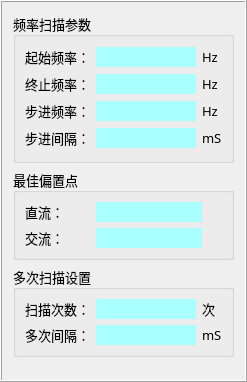
     <widget class="QFrame" name="frame_12">
      <property name="frameShape">
       <enum>QFrame::Box</enum>
      </property>
      <property name="frameShadow">
       <enum>QFrame::Raised</enum>
      </property>
      <layout class="QGridLayout" name="gridLayout">
       <item row="0" column="0">
        <widget class="QGroupBox" name="groupBox_2">
         <property name="sizePolicy">
          <sizepolicy hsizetype="Preferred" vsizetype="Fixed">
           <horstretch>0</horstretch>
           <verstretch>0</verstretch>
          </sizepolicy>
         </property>
         <property name="minimumSize">
          <size>
           <width>0</width>
           <height>150</height>
          </size>
         </property>
         <property name="font">
          <font>
           <family>微软雅黑</family>
           <pointsize>10</pointsize>
          </font>
         </property>
         <property name="styleSheet">
          <string notr="true"/>
         </property>
         <property name="title">
          <string>频率扫描参数</string>
         </property>
         <layout class="QGridLayout" name="gridLayout_7">
          <item row="0" column="1">
           <widget class="QLabel" name="lbStartFre">
            <property name="minimumSize">
             <size>
              <width>100</width>
              <height>0</height>
             </size>
            </property>
            <property name="styleSheet">
             <string notr="true">background-color: rgb(170, 255, 255);
font: 10pt &quot;微软雅黑&quot;;</string>
            </property>
            <property name="text">
             <string/>
            </property>
           </widget>
          </item>
          <item row="3" column="0">
           <widget class="QLabel" name="label_11">
            <property name="sizePolicy">
             <sizepolicy hsizetype="Fixed" vsizetype="Fixed">
              <horstretch>0</horstretch>
              <verstretch>0</verstretch>
             </sizepolicy>
            </property>
            <property name="font">
             <font>
              <family>微软雅黑</family>
              <pointsize>10</pointsize>
              <weight>50</weight>
              <italic>false</italic>
              <bold>false</bold>
             </font>
            </property>
            <property name="text">
             <string>步进间隔：</string>
            </property>
           </widget>
          </item>
          <item row="2" column="2">
           <widget class="QLabel" name="label_12">
            <property name="sizePolicy">
             <sizepolicy hsizetype="Fixed" vsizetype="Preferred">
              <horstretch>0</horstretch>
              <verstretch>0</verstretch>
             </sizepolicy>
            </property>
            <property name="font">
             <font>
              <family>微软雅黑</family>
              <pointsize>10</pointsize>
              <weight>50</weight>
              <italic>false</italic>
              <bold>false</bold>
             </font>
            </property>
            <property name="text">
             <string>Hz</string>
            </property>
           </widget>
          </item>
          <item row="0" column="0">
           <widget class="QLabel" name="label">
            <property name="sizePolicy">
             <sizepolicy hsizetype="Fixed" vsizetype="Fixed">
              <horstretch>0</horstretch>
              <verstretch>0</verstretch>
             </sizepolicy>
            </property>
            <property name="font">
             <font>
              <family>微软雅黑</family>
              <pointsize>10</pointsize>
              <weight>50</weight>
              <italic>false</italic>
              <bold>false</bold>
             </font>
            </property>
            <property name="text">
             <string>起始频率：</string>
            </property>
           </widget>
          </item>
          <item row="0" column="2">
           <widget class="QLabel" name="label_16">
            <property name="sizePolicy">
             <sizepolicy hsizetype="Fixed" vsizetype="Preferred">
              <horstretch>0</horstretch>
              <verstretch>0</verstretch>
             </sizepolicy>
            </property>
            <property name="font">
             <font>
              <family>微软雅黑</family>
              <pointsize>10</pointsize>
              <weight>50</weight>
              <italic>false</italic>
              <bold>false</bold>
             </font>
            </property>
            <property name="text">
             <string>Hz</string>
            </property>
           </widget>
          </item>
          <item row="1" column="2">
           <widget class="QLabel" name="label_13">
            <property name="sizePolicy">
             <sizepolicy hsizetype="Fixed" vsizetype="Preferred">
              <horstretch>0</horstretch>
              <verstretch>0</verstretch>
             </sizepolicy>
            </property>
            <property name="font">
             <font>
              <family>微软雅黑</family>
              <pointsize>10</pointsize>
              <weight>50</weight>
              <italic>false</italic>
              <bold>false</bold>
             </font>
            </property>
            <property name="text">
             <string>Hz</string>
            </property>
           </widget>
          </item>
          <item row="2" column="0">
           <widget class="QLabel" name="label_14">
            <property name="sizePolicy">
             <sizepolicy hsizetype="Fixed" vsizetype="Fixed">
              <horstretch>0</horstretch>
              <verstretch>0</verstretch>
             </sizepolicy>
            </property>
            <property name="font">
             <font>
              <family>微软雅黑</family>
              <pointsize>10</pointsize>
              <weight>50</weight>
              <italic>false</italic>
              <bold>false</bold>
             </font>
            </property>
            <property name="text">
             <string>步进频率：</string>
            </property>
           </widget>
          </item>
          <item row="3" column="2">
           <widget class="QLabel" name="label_15">
            <property name="sizePolicy">
             <sizepolicy hsizetype="Fixed" vsizetype="Preferred">
              <horstretch>0</horstretch>
              <verstretch>0</verstretch>
             </sizepolicy>
            </property>
            <property name="font">
             <font>
              <family>微软雅黑</family>
              <pointsize>10</pointsize>
              <weight>50</weight>
              <italic>false</italic>
              <bold>false</bold>
             </font>
            </property>
            <property name="text">
             <string>mS</string>
            </property>
           </widget>
          </item>
          <item row="1" column="0">
           <widget class="QLabel" name="label_4">
            <property name="sizePolicy">
             <sizepolicy hsizetype="Fixed" vsizetype="Fixed">
              <horstretch>0</horstretch>
              <verstretch>0</verstretch>
             </sizepolicy>
            </property>
            <property name="font">
             <font>
              <family>微软雅黑</family>
              <pointsize>10</pointsize>
              <weight>50</weight>
              <italic>false</italic>
              <bold>false</bold>
             </font>
            </property>
            <property name="text">
             <string>终止频率：</string>
            </property>
           </widget>
          </item>
          <item row="1" column="1">
           <widget class="QLabel" name="lbStopFre">
            <property name="minimumSize">
             <size>
              <width>100</width>
              <height>0</height>
             </size>
            </property>
            <property name="styleSheet">
             <string notr="true">background-color: rgb(170, 255, 255);
font: 10pt &quot;微软雅黑&quot;;</string>
            </property>
            <property name="text">
             <string/>
            </property>
           </widget>
          </item>
          <item row="2" column="1">
           <widget class="QLabel" name="lbStepFre">
            <property name="minimumSize">
             <size>
              <width>100</width>
              <height>0</height>
             </size>
            </property>
            <property name="styleSheet">
             <string notr="true">background-color: rgb(170, 255, 255);
font: 10pt &quot;微软雅黑&quot;;</string>
            </property>
            <property name="text">
             <string/>
            </property>
           </widget>
          </item>
          <item row="3" column="1">
           <widget class="QLabel" name="lbStepTime">
            <property name="minimumSize">
             <size>
              <width>100</width>
              <height>0</height>
             </size>
            </property>
            <property name="styleSheet">
             <string notr="true">background-color: rgb(170, 255, 255);
font: 10pt &quot;微软雅黑&quot;;</string>
            </property>
            <property name="text">
             <string/>
            </property>
           </widget>
          </item>
         </layout>
        </widget>
       </item>
       <item row="1" column="0">
        <widget class="QGroupBox" name="groupBox_6">
         <property name="sizePolicy">
          <sizepolicy hsizetype="Preferred" vsizetype="Fixed">
           <horstretch>0</horstretch>
           <verstretch>0</verstretch>
          </sizepolicy>
         </property>
         <property name="minimumSize">
          <size>
           <width>0</width>
           <height>90</height>
          </size>
         </property>
         <property name="font">
          <font>
           <family>微软雅黑</family>
           <pointsize>10</pointsize>
          </font>
         </property>
         <property name="title">
          <string>最佳偏置点</string>
         </property>
         <layout class="QGridLayout" name="gridLayout_14">
          <item row="1" column="0">
           <widget class="QLabel" name="label_40">
            <property name="sizePolicy">
             <sizepolicy hsizetype="Fixed" vsizetype="Preferred">
              <horstretch>0</horstretch>
              <verstretch>0</verstretch>
             </sizepolicy>
            </property>
            <property name="minimumSize">
             <size>
              <width>65</width>
              <height>0</height>
             </size>
            </property>
            <property name="text">
             <string>交流：</string>
            </property>
           </widget>
          </item>
          <item row="0" column="0">
           <widget class="QLabel" name="label_39">
            <property name="sizePolicy">
             <sizepolicy hsizetype="Fixed" vsizetype="Preferred">
              <horstretch>0</horstretch>
              <verstretch>0</verstretch>
             </sizepolicy>
            </property>
            <property name="minimumSize">
             <size>
              <width>65</width>
              <height>0</height>
             </size>
            </property>
            <property name="text">
             <string>直流：</string>
            </property>
           </widget>
          </item>
          <item row="1" column="1">
           <widget class="QLabel" name="lbOptinalAC">
            <property name="minimumSize">
             <size>
              <width>100</width>
              <height>0</height>
             </size>
            </property>
            <property name="styleSheet">
             <string notr="true">background-color: rgb(170, 255, 255);
font: 10pt &quot;微软雅黑&quot;;</string>
            </property>
            <property name="text">
             <string/>
            </property>
           </widget>
          </item>
          <item row="0" column="1">
           <widget class="QLabel" name="lbOptinalDC">
            <property name="minimumSize">
             <size>
              <width>100</width>
              <height>0</height>
             </size>
            </property>
            <property name="styleSheet">
             <string notr="true">background-color: rgb(170, 255, 255);
font: 10pt &quot;微软雅黑&quot;;</string>
            </property>
            <property name="text">
             <string/>
            </property>
           </widget>
          </item>
          <item row="1" column="2">
           <widget class="QLabel" name="label_41">
            <property name="sizePolicy">
             <sizepolicy hsizetype="Fixed" vsizetype="Preferred">
              <horstretch>0</horstretch>
              <verstretch>0</verstretch>
             </sizepolicy>
            </property>
            <property name="font">
             <font>
              <family>微软雅黑</family>
              <pointsize>10</pointsize>
              <weight>50</weight>
              <italic>false</italic>
              <bold>false</bold>
             </font>
            </property>
            <property name="text">
             <string>    </string>
            </property>
           </widget>
          </item>
          <item row="0" column="2">
           <widget class="QLabel" name="label_38">
            <property name="sizePolicy">
             <sizepolicy hsizetype="Fixed" vsizetype="Preferred">
              <horstretch>0</horstretch>
              <verstretch>0</verstretch>
             </sizepolicy>
            </property>
            <property name="font">
             <font>
              <family>微软雅黑</family>
              <pointsize>10</pointsize>
              <weight>50</weight>
              <italic>false</italic>
              <bold>false</bold>
             </font>
            </property>
            <property name="text">
             <string> </string>
            </property>
           </widget>
          </item>
         </layout>
        </widget>
       </item>
       <item row="2" column="0">
        <widget class="QGroupBox" name="groupBox_4">
         <property name="sizePolicy">
          <sizepolicy hsizetype="Preferred" vsizetype="Fixed">
           <horstretch>0</horstretch>
           <verstretch>0</verstretch>
          </sizepolicy>
         </property>
         <property name="minimumSize">
          <size>
           <width>0</width>
           <height>90</height>
          </size>
         </property>
         <property name="font">
          <font>
           <family>微软雅黑</family>
           <pointsize>10</pointsize>
          </font>
         </property>
         <property name="title">
          <string>多次扫描设置</string>
         </property>
         <layout class="QGridLayout" name="gridLayout_15">
          <item row="0" column="2">
           <widget class="QLabel" name="label_35">
            <property name="sizePolicy">
             <sizepolicy hsizetype="Fixed" vsizetype="Preferred">
              <horstretch>0</horstretch>
              <verstretch>0</verstretch>
             </sizepolicy>
            </property>
            <property name="font">
             <font>
              <family>微软雅黑</family>
              <pointsize>10</pointsize>
              <weight>50</weight>
              <italic>false</italic>
              <bold>false</bold>
             </font>
            </property>
            <property name="text">
             <string>次</string>
            </property>
           </widget>
          </item>
          <item row="1" column="0">
           <widget class="QLabel" name="label_37">
            <property name="sizePolicy">
             <sizepolicy hsizetype="Fixed" vsizetype="Fixed">
              <horstretch>0</horstretch>
              <verstretch>0</verstretch>
             </sizepolicy>
            </property>
            <property name="text">
             <string>多次间隔：</string>
            </property>
           </widget>
          </item>
          <item row="1" column="2">
           <widget class="QLabel" name="label_42">
            <property name="sizePolicy">
             <sizepolicy hsizetype="Fixed" vsizetype="Preferred">
              <horstretch>0</horstretch>
              <verstretch>0</verstretch>
             </sizepolicy>
            </property>
            <property name="font">
             <font>
              <family>微软雅黑</family>
              <pointsize>10</pointsize>
              <weight>50</weight>
              <italic>false</italic>
              <bold>false</bold>
             </font>
            </property>
            <property name="text">
             <string>mS</string>
            </property>
           </widget>
          </item>
          <item row="0" column="0">
           <widget class="QLabel" name="label_43">
            <property name="sizePolicy">
             <sizepolicy hsizetype="Fixed" vsizetype="Fixed">
              <horstretch>0</horstretch>
              <verstretch>0</verstretch>
             </sizepolicy>
            </property>
            <property name="text">
             <string>扫描次数：</string>
            </property>
           </widget>
          </item>
          <item row="0" column="1">
           <widget class="QLabel" name="lbScanNumbers">
            <property name="minimumSize">
             <size>
              <width>100</width>
              <height>0</height>
             </size>
            </property>
            <property name="styleSheet">
             <string notr="true">background-color: rgb(170, 255, 255);
font: 10pt &quot;微软雅黑&quot;;</string>
            </property>
            <property name="text">
             <string/>
            </property>
           </widget>
          </item>
          <item row="1" column="1">
           <widget class="QLabel" name="lbMutilTime">
            <property name="minimumSize">
             <size>
              <width>100</width>
              <height>0</height>
             </size>
            </property>
            <property name="styleSheet">
             <string notr="true">background-color: rgb(170, 255, 255);
font: 10pt &quot;微软雅黑&quot;;</string>
            </property>
            <property name="text">
             <string/>
            </property>
           </widget>
          </item>
         </layout>
        </widget>
       </item>
       <item row="3" column="0">
        <spacer name="verticalSpacer">
         <property name="orientation">
          <enum>Qt::Vertical</enum>
         </property>
         <property name="sizeHint" stdset="0">
          <size>
           <width>20</width>
           <height>12</height>
          </size>
         </property>
        </spacer>
       </item>
      </layout>
     </widget>
